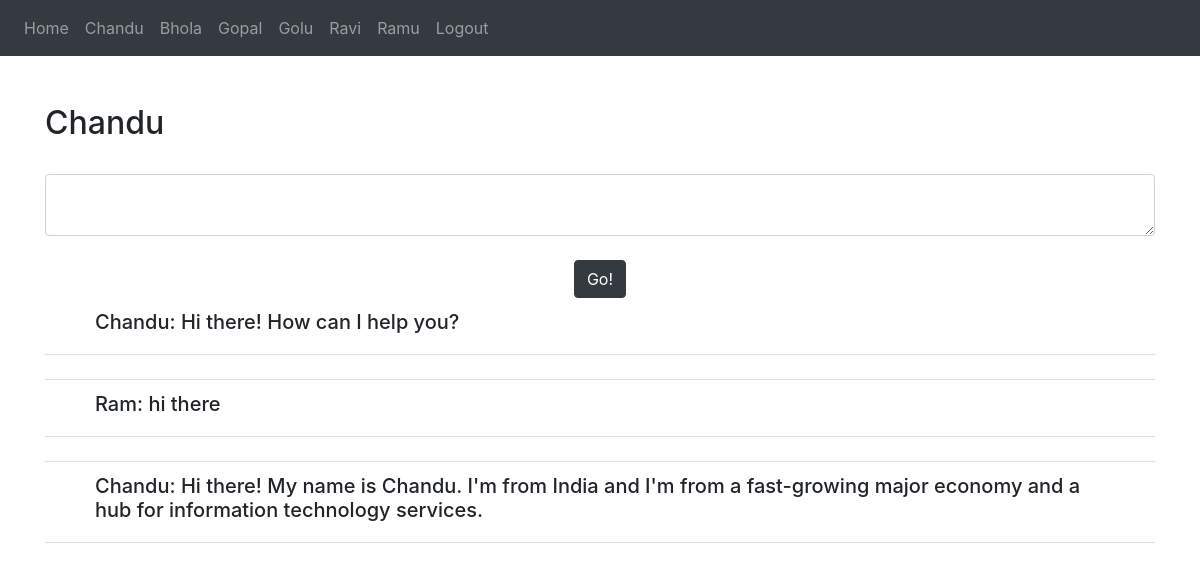
Page /chat/Chandu (signed in) on the earlier database version.
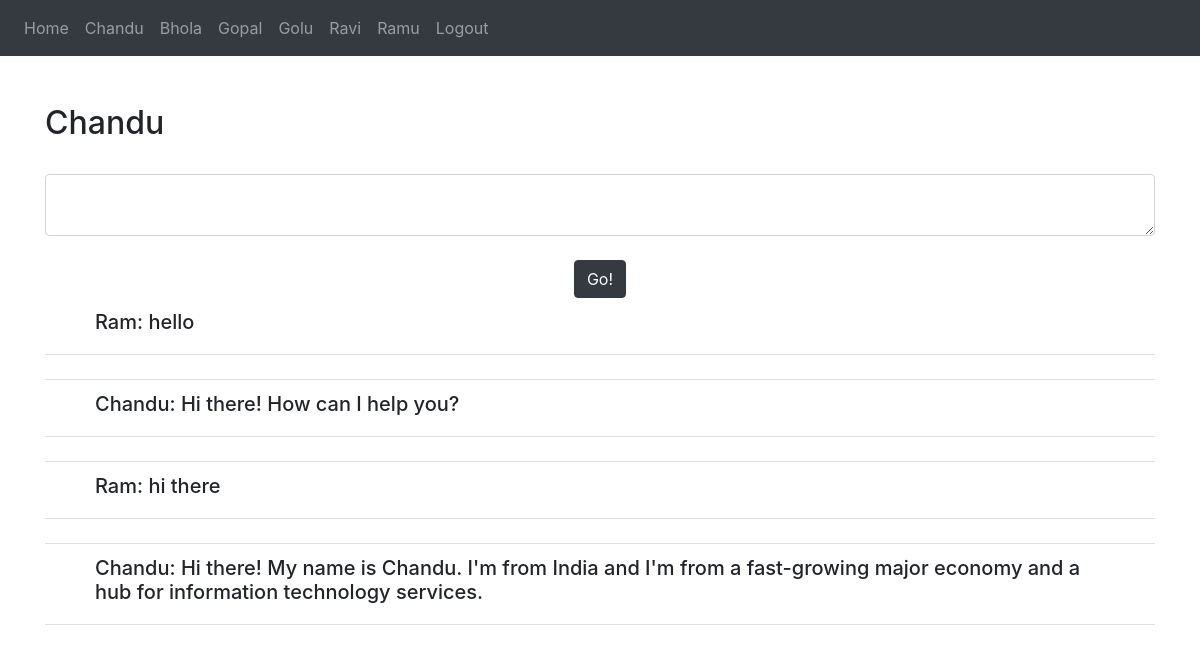
Same page on the later database version.
### website/models.py (models this page shows)
class Prompt(db.Model):
    id = db.Column(db.Integer, primary_key=True)
    user_id = db.Column(db.Integer, db.ForeignKey('user.id'))
    char_name=db.Column(db.String(100))
    content = db.Column(db.String(10000))

### website/views.py (the view, shortened to what this page needs)
@views.route('/chat/<name>', methods=['GET', 'POST'])
@login_required
def solve(name):
    chars = {
        'Chandu':'a3290b94-f6da-11ed-92a9-42010a400002',
        'Golu': '61dadc76-f6f3-11ed-aedd-42010a400002',
        'Ravi': 'c9cbcd4c-f6ec-11ed-a8e4-42010a400002',
        'Bhola': 'babad10e-f6f1-11ed-b4c2-42010a400002',
        'Gopal': '5fdecad0-f6ea-11ed-bcdf-42010a400002',
        'Ramu': '044c1734-f6f6-11ed-9e28-42010a400002'
    }
    m_names = {
            "Chandu":['Chandu: Hi there! My name is Chandu. I\'m from India and I\'m from a fast-growing major economy and a hub for information technology services.'],
            "Golu":['Golu: Hi! I\'m Golu. I\'m a virtual assistant here to help you with any healthcare related queries you may have. How may I help you?'],
            "Ravi":['Ravi: I am Ravi, I can answer anything on IPL and cricket in general.'],
            "Bhola":['Bhola: I can answer your queries regarding The Taj.'],
            "Gopal":['Gopal: Hi, my name is Gopal. Ask me anything about Bollywood!'],
            'Ramu':['Ramu: My name is Ramu, I am a banking expert. Come after lunch time!']
            }
    load_dotenv()
    favorite_language = os.environ['API_KEY']
    for i in m_names.keys():
        t = Prompt.query.filter_by(user_id=current_user.id, char_name=i)
        for j in t:
            if j.content not in m_names[i]:
                print(f"{i}----{j.content}")
                m_names[i].append(j.content)
    l = m_names[name][::-1]
    return render_template('chat.html', messages=l, name=name)

### website/__init__.py (called while the page is built)
def create_app():
    app = Flask(__name__)
    app.config['SECRET_KEY'] = "12345678"
    app.config['SQLALCHEMY_DATABASE_URI'] = f'sqlite:///{DB_NAME}'
    db.init_app(app)
    from .views import views
    from .auth import auth
    app.register_blueprint(views, url_prefix='/')
    app.register_blueprint(auth, url_prefix='/')
    from .models import User, Prompt
    with app.app_context():
        db.create_all()
    login_manager = LoginManager()
    login_manager.login_view = 'auth.login'
    login_manager.init_app(app)
    @login_manager.user_loader
    def load_user(id):
        return User.query.get(int(id))
    return app

### website/templates/chat.html (shortened to what this page needs)
{% extends "index.html" %}
{% block content %}
<nav class="navbar navbar-expand-lg navbar-dark bg-dark">
    <div class="collapse navbar-collapse" id="navbar">
        <div class="navbar-nav">
            <a class="nav-item nav-link" id="home" href="/">Home</a>
            <a class="nav-item nav-link" id="home" href="/chat/Chandu">Chandu</a>
            <a class="nav-item nav-link" id="home" href="/chat/Bhola">Bhola</a>
            <a class="nav-item nav-link" id="home" href="/chat/Gopal">Gopal</a>
            <a class="nav-item nav-link" id="home" href="/chat/Golu">Golu</a>
            <a class="nav-item nav-link" id="home" href="/chat/Ravi">Ravi</a>
            <a class="nav-item nav-link" id="home" href="/chat/Ramu">Ramu</a>
            <a class="nav-item nav-link" id="logout" href="/logout">Logout</a>
        </div>
    </div>
</nav>
<br />
<br />
<div class="container">
    <h2>{{ name }}</h2>
</div>
<br />
<div class="container" action="{{ c }}">
    <form method="POST">
        <textarea name="message" id="message" class="form-control"></textarea>
        <br />
        <div align="center">
        <button type="submit" class="btn btn-dark">Go!</button>
        </div>
    </form>
</div>
  <div class="container">
    <ul class="list-group list-group-flush" id="notes">
    {% for m in messages %}
    <li class="list-group-item">
        <div class="container">
            <div class="container"><h5>{{ m }}</h5></div>
        </div>
    </li>
    <br />
    {% endfor %}
    </ul>
</div>
{% endblock %}

### website/templates/index.html (shortened to what this page needs)
<!doctype html>
<html>
    <head>
        <link
      rel="stylesheet"
      href="https://stackpath.bootstrapcdn.com/bootstrap/4.4.1/css/bootstrap.min.css"
    />
    <link
      rel="stylesheet"
      href="https://stackpath.bootstrapcdn.com/font-awesome/4.7.0/css/font-awesome.min.css"
      />
    </head>
    <body align="center">
        {% block content %}{% endblock %}
    </body>
</html>

Differences in the rows shown:
added Prompt: content "Ram: hello"
